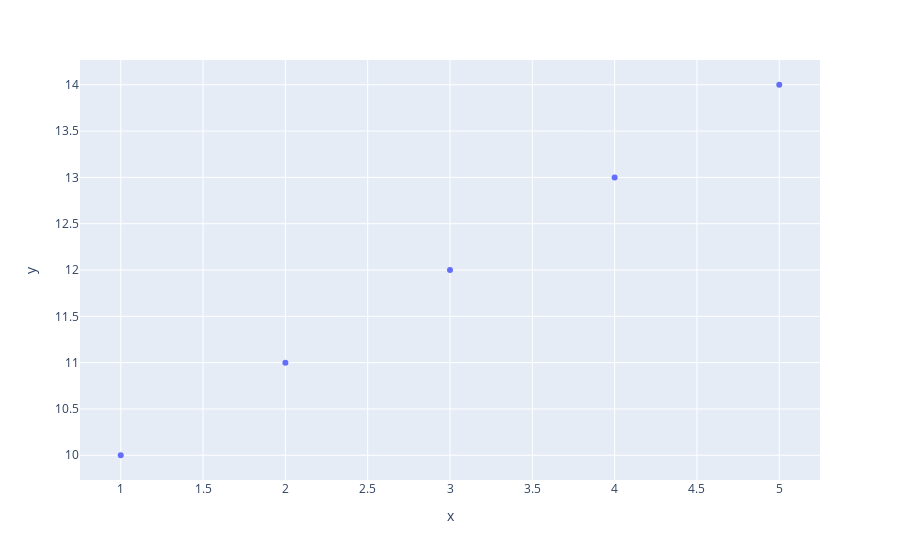

Source (notebook cell):
### Markdown cell above
### basic plotly

### Code cell
import plotly.express as px
import pandas as pd
fig = px.scatter(x=[1,2,3,4,5], y=[10,11,12,13,14])
fig.show()

### Figure 1 — Plotly figure (JSON) as saved in the notebook; plotly's stock layout.template omitted (floating-point values rounded to 4 significant figures)
{"data": [{"hovertemplate": "x=%{x}<br>y=%{y}<extra></extra>", "legendgroup": "", "marker": {"color": "#636efa", "symbol": "circle"}, "mode": "markers", "name": "", "orientation": "v", "showlegend": false, "type": "scatter", "x": [1, 2, 3, 4, 5], "xaxis": "x", "y": [10, 11, 12, 13, 14], "yaxis": "y"}], "layout": {"legend": {"tracegroupgap": 0}, "margin": {"t": 60}, "xaxis": {"anchor": "y", "domain": [0, 1], "title": {"text": "x"}}, "yaxis": {"anchor": "x", "domain": [0, 1], "title": {"text": "y"}}}}
